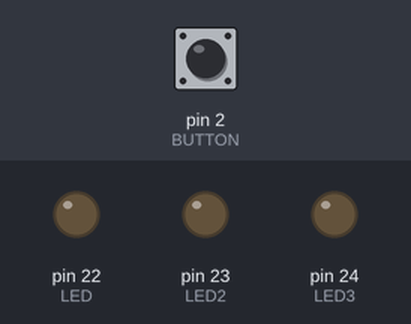
The sketch below on a simulated Arduino Mega 2560, built with avr-gcc and run on an emulated ATmega2560. On the bench: output pins drawn as LEDs (lit = HIGH). Inputs (shaded band) come from the test bench; at power-on: pin 2 (BUTTON) HIGH.

Above: at 1.2 s.
1.3 s: pin 2 (BUTTON) pulled LOW for 0.15 s
At 2.5 s:
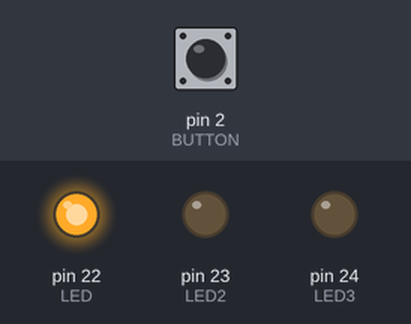
2.9 s: pin 2 (BUTTON) pulled LOW for 1 s
At 3.8 s:
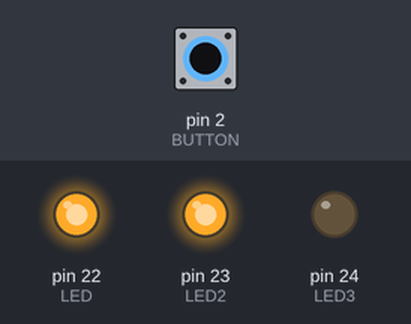
5.4 s: pin 2 (BUTTON) pulled LOW for 0.15 s
At 5.8 s:
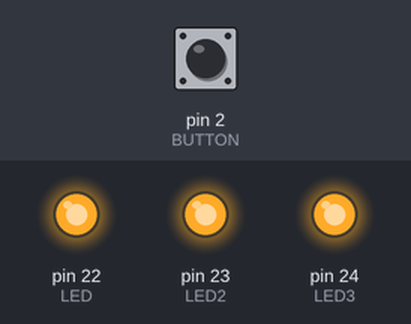
7.0 s: pin 2 (BUTTON) pulled LOW for 3.2 s
At 8.3 s:
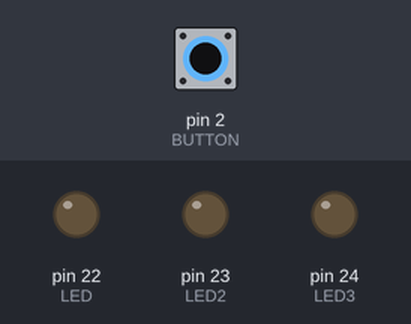
Timing chart, 0 to 10.0 s (numbered marks = the images above; inputs shaded):
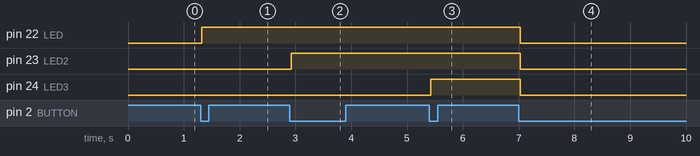

The sketch:

ESDigital.ino
```cpp
// Script para el manejo de entradas/salidas digitales


const int LED = 22;
const int LED2 = 23;
const int LED3 = 24;
const int BUTTON = 2;
//const int BUTTON2 = 3;
int conteo = 0;
int estadoactual = 0;
int estadoanterior = 0;


void setup()
{
	pinMode(LED,OUTPUT);
    pinMode(LED2,OUTPUT);
    pinMode(LED3,OUTPUT);
    pinMode(BUTTON,INPUT_PULLUP);
    //pinMode(BUTTON2,INPUT_PULLUP);
}

void loop()
{
	estadoactual = digitalRead(BUTTON);
    delay(20);

    if (estadoactual == 0 & estadoanterior == 1)
    {
        if (conteo == 3)
        {
            conteo = 0;
        }else conteo++;
    }
    estadoanterior = estadoactual;

    if (conteo == 0)
    {
        digitalWrite(LED,LOW);
        digitalWrite(LED2,LOW);
        digitalWrite(LED3,LOW);
    }
    if (conteo == 1)
    {
        digitalWrite(LED,HIGH);
        digitalWrite(LED2,LOW);
        digitalWrite(LED3,LOW);
    }
    if (conteo == 2)
    {
        digitalWrite(LED,HIGH);
        digitalWrite(LED2,HIGH);
        digitalWrite(LED3,LOW);
    }
    if (conteo == 3)
    {
        digitalWrite(LED,HIGH);
        digitalWrite(LED2,HIGH);
        digitalWrite(LED3,HIGH);
    }


}
```

Measured:
- after the input at 1.3 s, pin 22 (LED): LOW → HIGH at once
- after the input at 2.9 s, pin 23 (LED2): LOW → HIGH at once
- after the input at 5.4 s, pin 24 (LED3): LOW → HIGH at once
- after the input at 7.0 s, pin 22 (LED), pin 23 (LED2), pin 24 (LED3): HIGH → LOW at once
